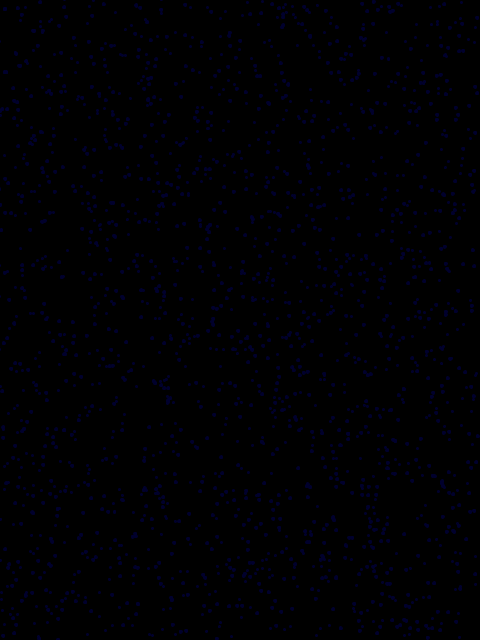
Frame 1 (no input)
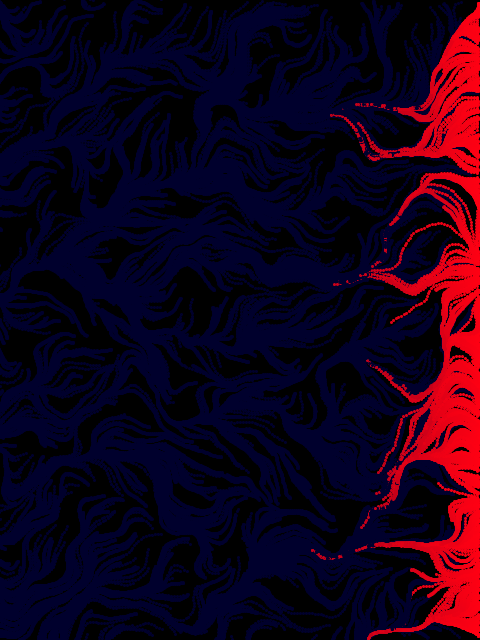
Frame 60 (the mouse pressed at the canvas centre just before this capture)
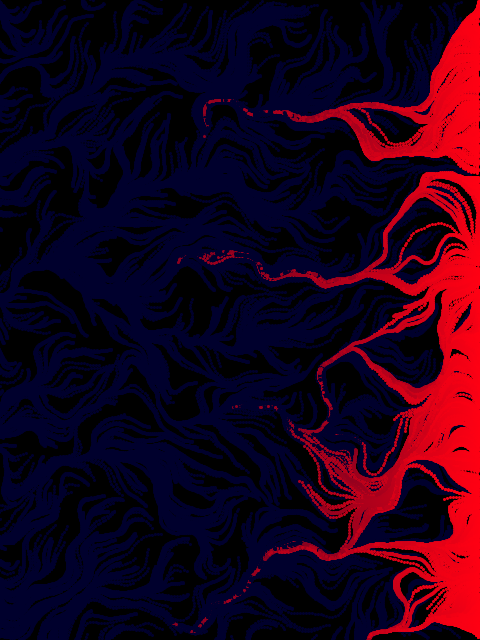
Frame 120 (the mouse held since frame 60 and released just before this capture)

The Processing sketch that drew these frames (run headless with seeded random() and noise(); from frame 60 on, the mouse is pressed at the canvas centre):

// Processing sketch: flow_field
// ── flow_field.pde
int nums = 2000;
Particle[] particles_a = new Particle[nums];

void setup(){
  size(480, 640);
  background(0);
  for(int i=0; i<nums; i++){
    particles_a[i] = new Particle((int) random(0, width),(int) random(0,height));
  }  
}

void  draw(){
  //background(0);
  for(int i=0; i<nums; i++) {
    particles_a[i].move();
    particles_a[i].display();
    particles_a[i].checkEdge();
  }  
}

// ── particle.pde
public class Particle {
  
  PVector vel;
  PVector dir;
  PVector pos;
  float speed;
  int radius;
  int scale;
  float red=0;
  
  Particle(int x, int y) {
    dir = new PVector(0, 0);
    vel = new PVector(0, 0);
    pos = new PVector(x, y);
    radius = (int) random(2,4);
    scale = 40;
    speed = 7/radius;
  }
  
  void move() {
    float angle = noise(pos.x/scale, pos.y/scale)*TWO_PI;
    dir.x = cos(angle);
    dir.y = sin(angle);
    vel.add(dir);
    vel.mult(speed);
    pos.add(vel);
    vel.x=0;
    vel.y=0;
  }
  
  void checkEdge(){
    if(pos.x > width || pos.x < 0 || pos.y > height || pos.y < 0){
      pos.x = width;//random(0, width);
      pos.y = random(0, height);
      red=255;
    }
  }

  void display(){
        
    red-=1;
    if(red<0) {
      red=0;
    }
    
    stroke(red,0,45-red/10);
    fill(red,0,45-red/10);
    ellipse(pos.x, pos.y, radius, radius);
  }
  
}
